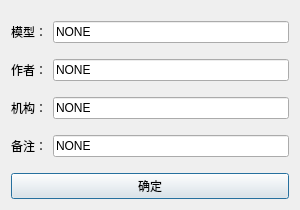
<?xml version="1.0" encoding="UTF-8"?>
<ui version="4.0">
 <class>Dialog_ModelingInfoDlg</class>
 <widget class="QDialog" name="Dialog_ModelingInfoDlg">
  <property name="windowModality">
   <enum>Qt::ApplicationModal</enum>
  </property>
  <property name="geometry">
   <rect>
    <x>0</x>
    <y>0</y>
    <width>300</width>
    <height>210</height>
   </rect>
  </property>
  <property name="minimumSize">
   <size>
    <width>0</width>
    <height>0</height>
   </size>
  </property>
  <property name="maximumSize">
   <size>
    <width>16777215</width>
    <height>16777215</height>
   </size>
  </property>
  <property name="windowTitle">
   <string>模型信息</string>
  </property>
  <layout class="QVBoxLayout" name="verticalLayout">
   <item>
    <layout class="QHBoxLayout" name="horizontalLayout">
     <item>
      <layout class="QVBoxLayout" name="verticalLayout_2">
       <item>
        <spacer name="verticalSpacer_2">
         <property name="orientation">
          <enum>Qt::Vertical</enum>
         </property>
         <property name="sizeHint" stdset="0">
          <size>
           <width>20</width>
           <height>40</height>
          </size>
         </property>
        </spacer>
       </item>
       <item>
        <layout class="QHBoxLayout" name="horizontalLayout_3">
         <item>
          <widget class="QLabel" name="label">
           <property name="text">
            <string>模型：</string>
           </property>
          </widget>
         </item>
         <item>
          <widget class="QLineEdit" name="lineEdit_modeling">
           <property name="text">
            <string>NONE</string>
           </property>
          </widget>
         </item>
        </layout>
       </item>
       <item>
        <spacer name="verticalSpacer_3">
         <property name="orientation">
          <enum>Qt::Vertical</enum>
         </property>
         <property name="sizeHint" stdset="0">
          <size>
           <width>20</width>
           <height>40</height>
          </size>
         </property>
        </spacer>
       </item>
       <item>
        <layout class="QHBoxLayout" name="horizontalLayout_4">
         <item>
          <widget class="QLabel" name="label_2">
           <property name="text">
            <string>作者：</string>
           </property>
          </widget>
         </item>
         <item>
          <widget class="QLineEdit" name="lineEdit_author">
           <property name="text">
            <string>NONE</string>
           </property>
          </widget>
         </item>
        </layout>
       </item>
       <item>
        <spacer name="verticalSpacer_4">
         <property name="orientation">
          <enum>Qt::Vertical</enum>
         </property>
         <property name="sizeHint" stdset="0">
          <size>
           <width>20</width>
           <height>40</height>
          </size>
         </property>
        </spacer>
       </item>
       <item>
        <layout class="QHBoxLayout" name="horizontalLayout_5">
         <item>
          <widget class="QLabel" name="label_3">
           <property name="text">
            <string>机构：</string>
           </property>
          </widget>
         </item>
         <item>
          <widget class="QLineEdit" name="lineEdit_company">
           <property name="text">
            <string>NONE</string>
           </property>
          </widget>
         </item>
        </layout>
       </item>
       <item>
        <spacer name="verticalSpacer_5">
         <property name="orientation">
          <enum>Qt::Vertical</enum>
         </property>
         <property name="sizeHint" stdset="0">
          <size>
           <width>20</width>
           <height>40</height>
          </size>
         </property>
        </spacer>
       </item>
       <item>
        <layout class="QHBoxLayout" name="horizontalLayout_7">
         <item>
          <widget class="QLabel" name="label_4">
           <property name="text">
            <string>备注：</string>
           </property>
          </widget>
         </item>
         <item>
          <widget class="QLineEdit" name="lineEdit_remarks">
           <property name="text">
            <string>NONE</string>
           </property>
          </widget>
         </item>
        </layout>
       </item>
       <item>
        <spacer name="verticalSpacer_6">
         <property name="orientation">
          <enum>Qt::Vertical</enum>
         </property>
         <property name="sizeHint" stdset="0">
          <size>
           <width>20</width>
           <height>40</height>
          </size>
         </property>
        </spacer>
       </item>
       <item>
        <widget class="QPushButton" name="pushButton_ok">
         <property name="text">
          <string>确定</string>
         </property>
        </widget>
       </item>
      </layout>
     </item>
    </layout>
   </item>
  </layout>
 </widget>
 <tabstops>
  <tabstop>lineEdit_modeling</tabstop>
  <tabstop>lineEdit_author</tabstop>
  <tabstop>lineEdit_company</tabstop>
  <tabstop>lineEdit_remarks</tabstop>
 </tabstops>
 <resources/>
 <connections/>
</ui>
